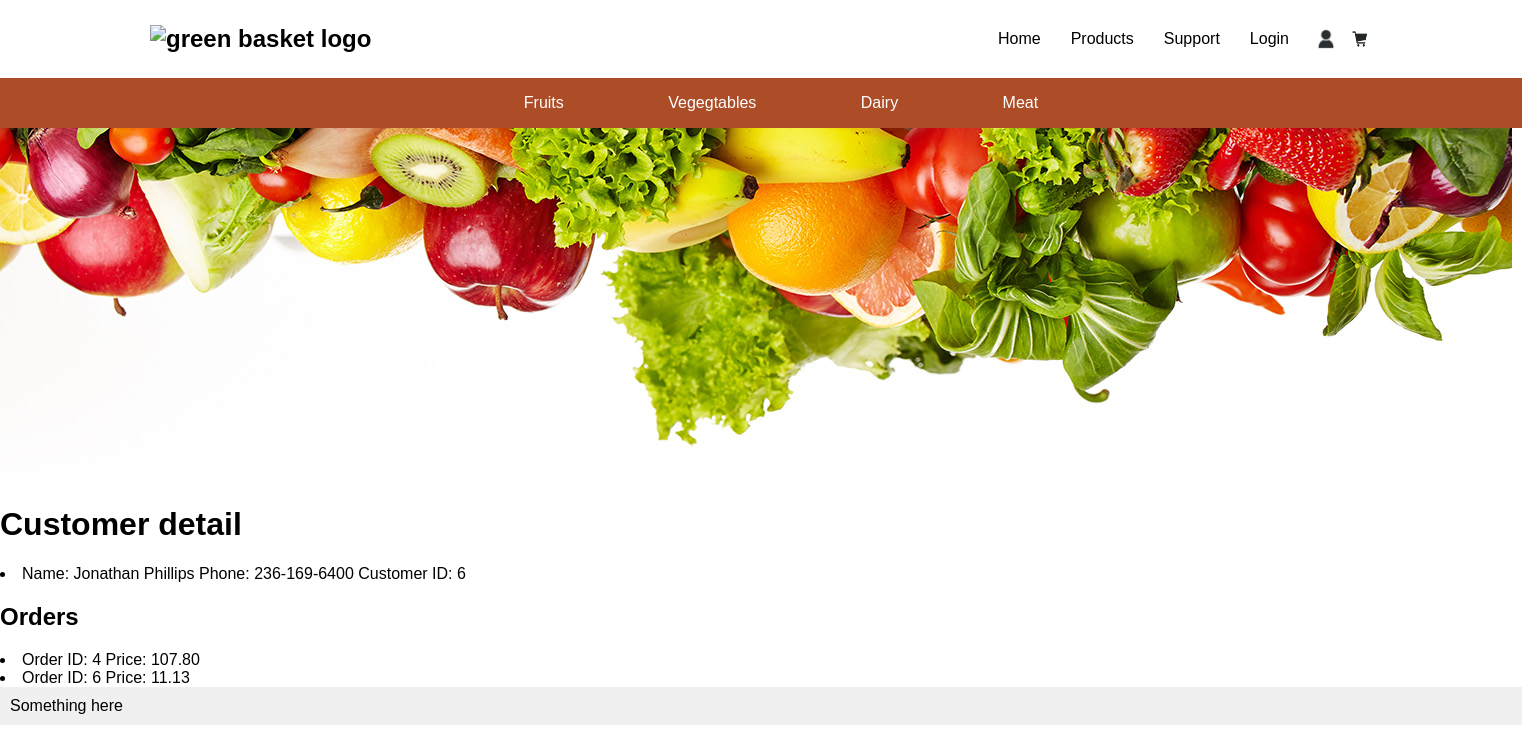
Before: /users/6 with the older database file.
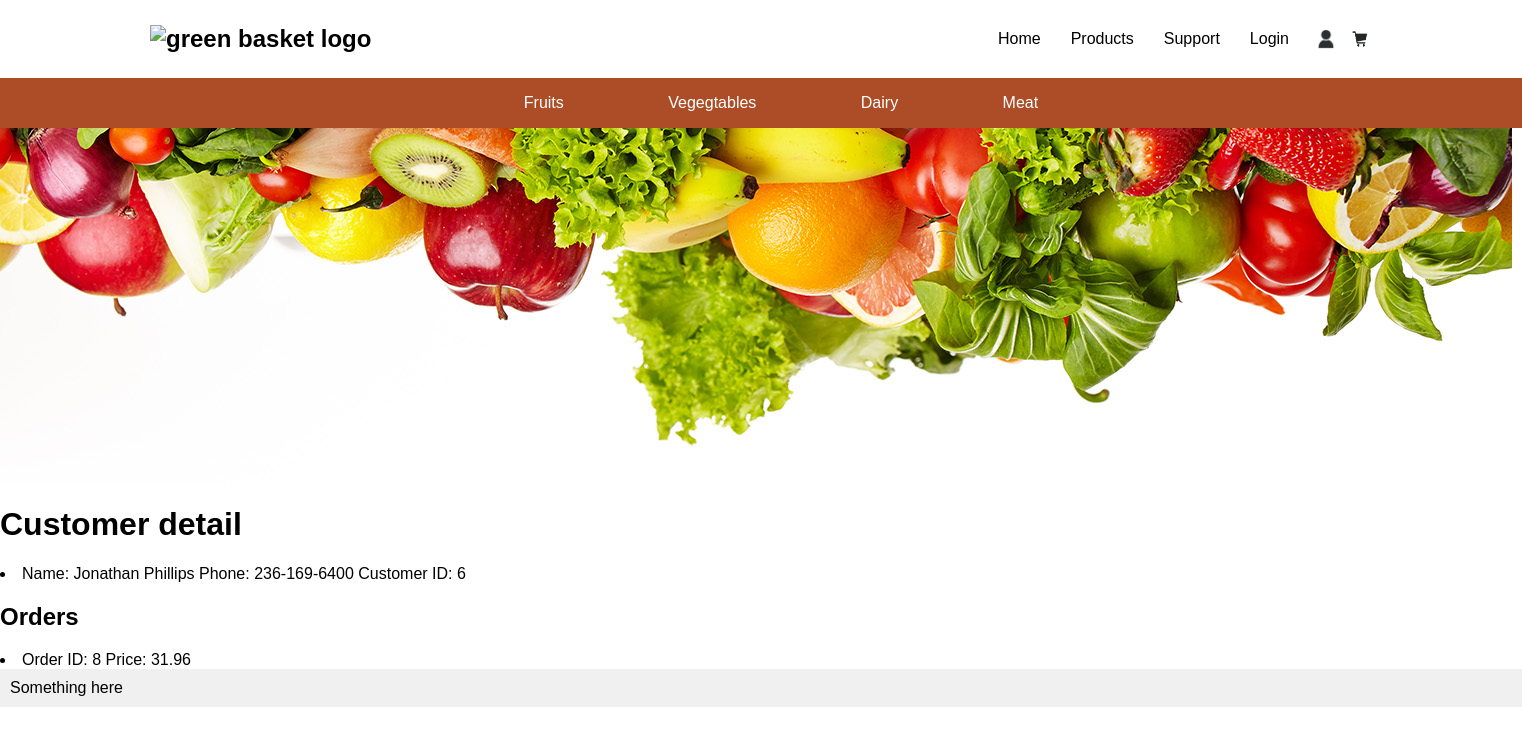
After: the same page with the newer database file.
### models.py (models this page shows, shortened)
class Order(db.Model):
    id = mapped_column(Integer, primary_key=True)
    user_id = mapped_column(Integer, ForeignKey(User.id), nullable=False)
    user = relationship("User", back_populates="orders")
    total = mapped_column(Numeric, nullable=False, default=0)
    item = relationship("ProductOrder", back_populates="order", cascade="all, delete-orphan")
    created = mapped_column(DateTime(timezone=True), default=datetime.now().replace(microsecond=0))
    processed = mapped_column(DateTime(timezone=True), nullable=True)
    strategy = mapped_column(String(20))  # Add a column to store the strategy used

### routes/users.py (the view)
@users_bp.route('/<int:user_id>')
def user_detail(user_id):
    user = User.query.get_or_404(user_id)
    return render_template('pages/customer_detail.html', user=user)

### templates/pages/customer_detail.html
{% extends "base.html" %}
{% block content %}
<h1>Customer detail</h1>
<li>
    <span>Name: {{ user.name }}</span>
    <span>Phone: {{ user.phone }}</span>
    <span>Customer ID: {{ user.id }}</span>
</li>
<h2>Orders</h2>
{% for order in user.orders %}
<li>
    <span>Order ID: {{ order.id }}</span>
    <span>Price: {{ order.total|round(2) }}</span>
</li>
{% endfor %}
{% endblock %}

Changed rows visible on the page:
no longer on this page (row edited): Order: id "4", total "107.80"
no longer on this page (row edited): Order: id "6", total "11.13"
now on this page (row edited): Order: id "8", total "31.96"
